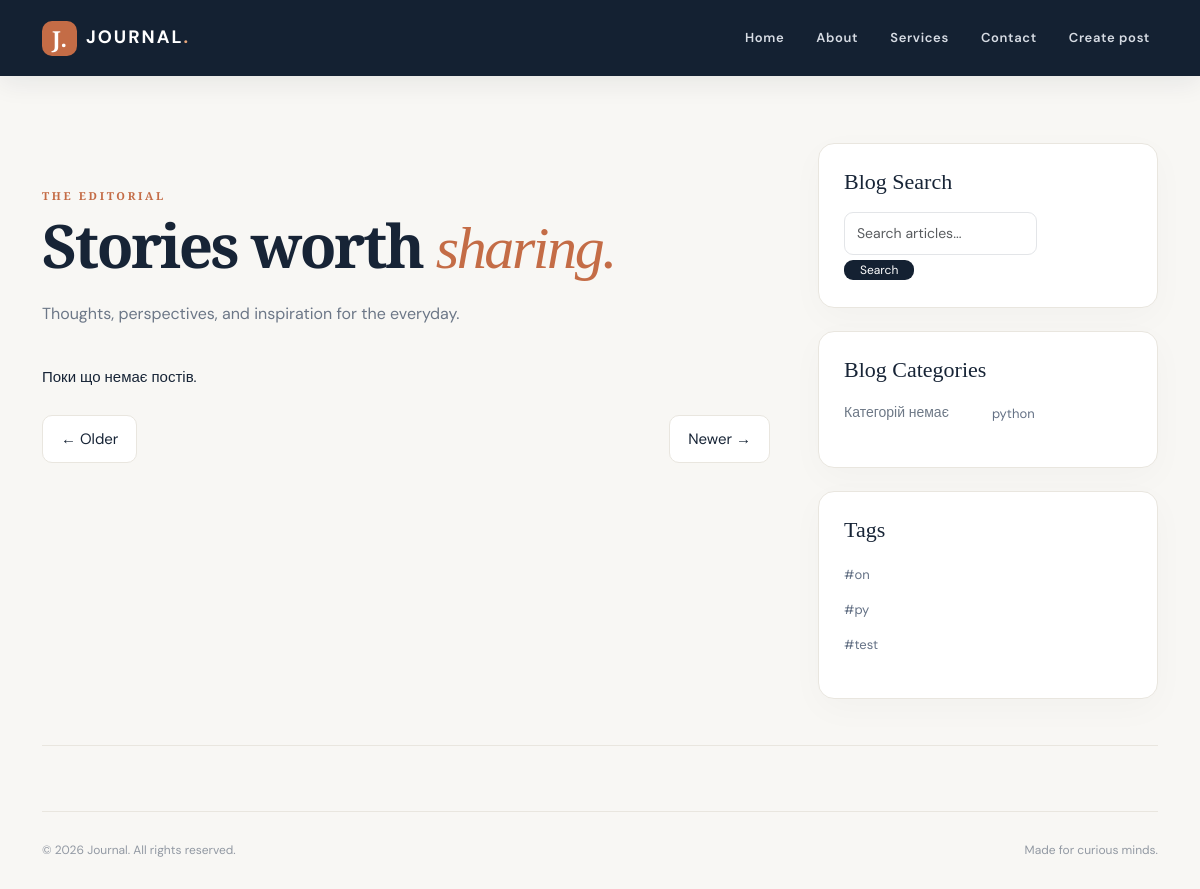
Before: /?category=3 with the older database file.
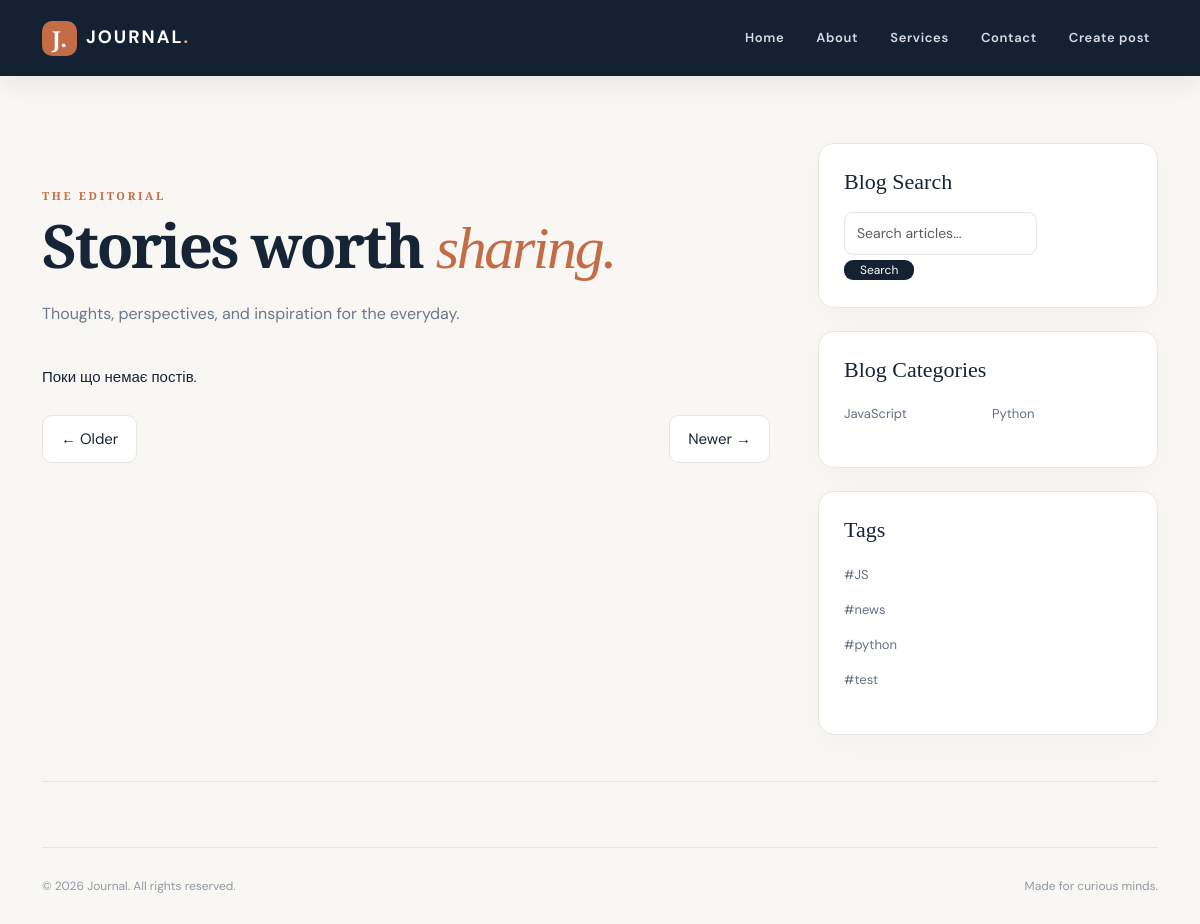
After: the same page with the newer database file.
### blog/models.py (models this page shows, shortened)
class Category(models.Model):
    name = models.CharField(max_length=100, verbose_name='Назва')
    class Meta:
        ordering = ['name']
        verbose_name = 'Категорія'
        verbose_name_plural = 'Категорії'

class Tag(models.Model):
    name = models.CharField(max_length=30, unique=True, verbose_name='Назва')
    class Meta:
        ordering = ['name']
        verbose_name = 'Тег'
        verbose_name_plural = 'Теги'

### blog/views.py (the view)
# urls.py: path('', views.index, name='index'),
def index(request):
    posts = Post.objects.all()
    tags = Tag.objects.all()
    category_id = request.GET.get('category', None)
    query = request.GET.get('q', "").strip()
    if category_id:
        posts = posts.filter(category=category_id)
    if query:
        posts = posts.filter(Q(title__icontains=query) | Q(content__icontains=query))
    context = {'posts': posts, 'tags': tags, 'selected_category': category_id}
    context.update(get_categories())
    return render(request, 'blog/index.html', context)

### blog/views.py (called while the page is built)
def get_categories():
    categories = Category.objects.all()
    first_half = Category.objects.all()[:len(categories) // 2]
    second_half = Category.objects.all()[len(categories) // 2:]
    return {'categories' : first_half, 'categories2': second_half}

### templates/blog/index.html
{% extends 'base.html' %}
{% load static %}
{% block content %}
<h1 class="page-title"><span class="eyebrow">THE EDITORIAL</span><br/>Stories worth <em>sharing.</em><span
            class="page-subtitle">Thoughts, perspectives, and inspiration for the everyday.</span></h1>
{% for post in posts %}
    <section class="post-card">
        <ul class="list-unstyled category-list d-flex ">
            {% for tag in post.tags.all %}
                <li class="m-1"><a href="#">#{{ tag.name }}</a></li>
            {% empty %}
                <p>Тегів немає</p>
            {% endfor %}
        </ul>
        <h2 class="post-title">
        <a href="{% url 'blog:post_detail' post.id %}">{{ post.title }}</a>
        </h2>
        <p class="byline">
            Category: {{ post.category }}
        </p>
        <p class="byline">
            by <a href="{% url 'blog:profile_detail' post.user.id %}">{{ post.user }}</a>
        </p>
        <p>◷ Posted on {{ post.published_date }}</p>
        <img alt="Abstract editorial illustration" class="img-fluid feature-image" src="{{ post.image.url }}"/>
        <p>{{ post.content|truncatewords:20 }}</p>
        <a class="btn btn-accent" href="{% url 'blog:post_detail' post.id %}">Read article →</a>
    </section>
{% empty %}
    <p>Поки що немає постів.</p>
{% endfor %}
<ul class="pager d-flex justify-content-between list-unstyled mt-4">
    <li class="previous">
        <a class="pager-link" href="#">← Older</a>
    </li>
    <li class="next">
        <a class="pager-link" href="#">Newer →</a>
    </li>
</ul>
{% endblock %}

### templates/base.html (shortened to what this page needs)
<!DOCTYPE html>
<html lang="en">
<head>
    {% load static %}
    <link href="https://cdn.jsdelivr.net/npm/bootstrap@5.3.3/dist/css/bootstrap.min.css" rel="stylesheet"/>
    <link href="{% static 'blog/css/site.css' %}" rel="stylesheet"/>
</head>
<body>
{% include 'blog/navbar.html' %}
<div class="container page-container">
    <div class="row g-5">
        <div class="col-lg-8">
            {% block content %} {% endblock %}
        </div>
        <div class="col-lg-4">
            <div class="sidebar-card">
                <h4 class="sidebar-heading">Blog Search</h4>
                <div class="input-group">
                    <form method="get">
                        <input aria-label="Search articles" class="form-control" placeholder="Search articles..."
                           type="text" value="{{ query }}" name="q"/>
                        <button class="btn btn-search" type="submit">Search</button>
                    </form>
                </div>
            </div>
            <div class="sidebar-card">
                <h4 class="sidebar-heading">Blog Categories</h4>
                <div class="row g-2">
                    <div class="col-6">
                        <ul class="list-unstyled category-list">
                            {% for category in categories %}
                                <li><a href="?category={{ category.id }}">{{ category.name }}</a></li>
                            {% empty %}
                                <p>Категорій немає</p>
                            {% endfor %}
                        </ul>
                    </div>
                    <div class="col-6">
                        <ul class="list-unstyled category-list">
                           {% for category in categories2 %}
                                <li><a href="?category={{ category.id }}">{{ category.name }}</a></li>
                            {% empty %}
                                <p>Категорій немає</p>
                            {% endfor %}
                        </ul>
                    </div>
                </div>
            </div>
            <div class="sidebar-card">
                <h4 class="sidebar-heading">Tags</h4>
                <ul class="list-unstyled category-list">
                   {% for tag in tags %}
                        <li><a href="#">#{{ tag.name }}</a></li>
                    {% empty %}
                        <p>Тегів немає</p>
                    {% endfor %}
                </ul>
            </div>
        </div>
    </div>
    <hr class="soft-divider"/>
    <footer class="site-footer">
        <div class="d-flex flex-wrap justify-content-between gap-2">
            <span>© 2026 Journal. All rights reserved.</span><span>Made for curious minds.</span></div>
    </footer>
</div>
</body>
</html>

Changed rows visible on the page:
removed Tag: name "on"
removed Tag: name "py"
added Category: name "JavaScript", shown under "Blog Categories"
changed Category: name "python" → "Python"
added Tag: name "JS"
added Tag: name "news"
added Tag: name "python"
Other visible differences:
text no longer shown: "Категорій немає"
